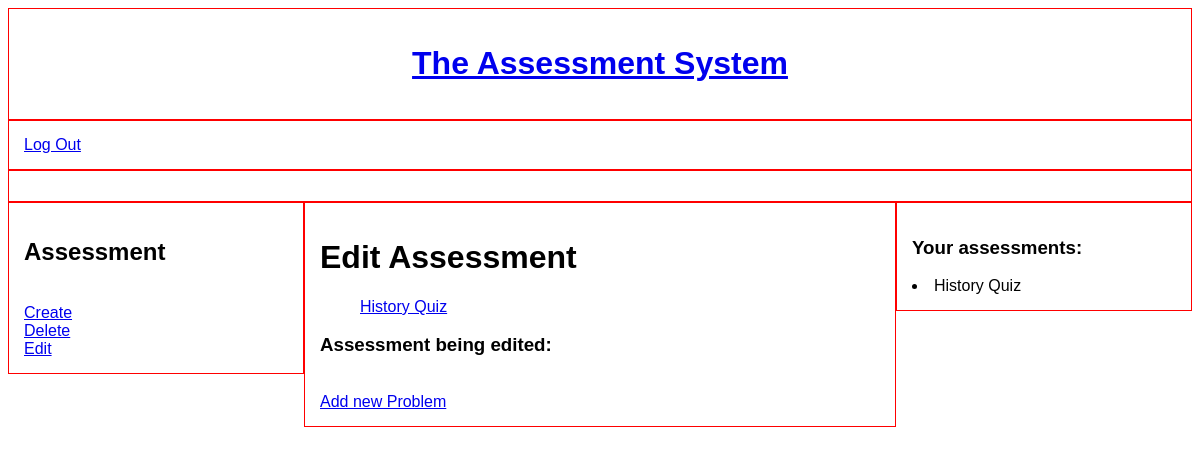
Before: /edit-assessment/edit/1/ (signed in) with the older database file.
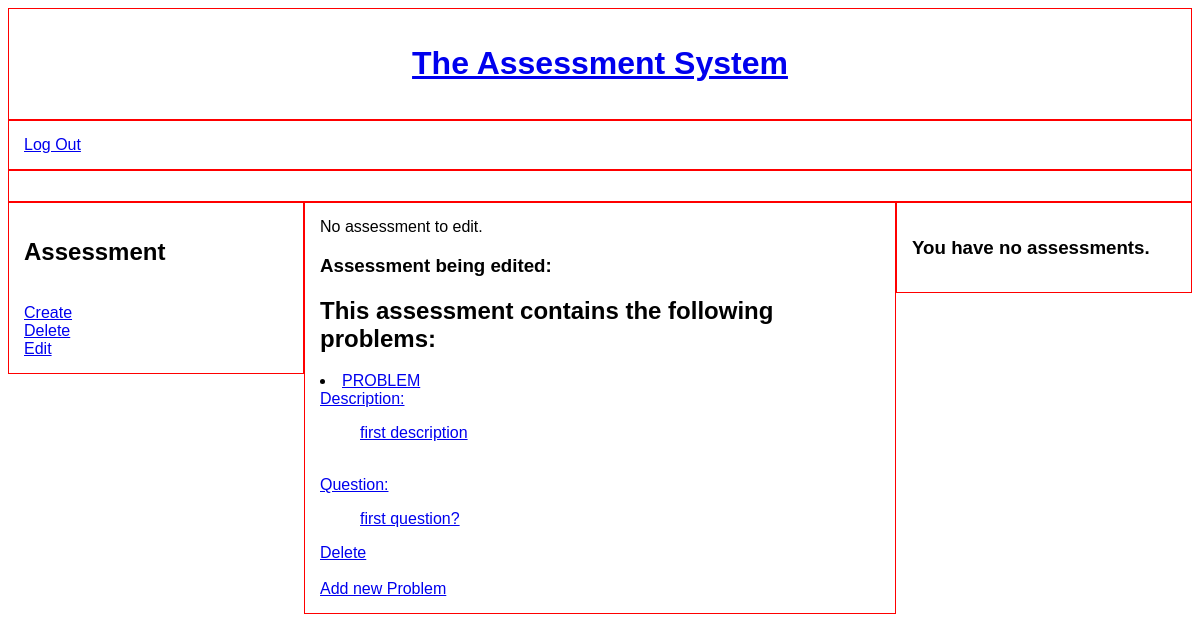
After: the same page with the newer database file.
### assessment/models.py (models this page shows)
class Assessment(models.Model):
    creator = models.ForeignKey(settings.AUTH_USER_MODEL, on_delete=models.CASCADE, editable=False)
    title = models.CharField(max_length=100, blank=True)
    def __str__(self):
        return f'{self.title}'

class Problem(models.Model):
    creator = models.ForeignKey(settings.AUTH_USER_MODEL, on_delete=models.CASCADE, editable=False)
    assessment = models.ForeignKey(Assessment, on_delete=models.CASCADE)
    description = models.TextField(blank=True)
    question = models.CharField(max_length=255, blank=False)
    is_finished = models.BooleanField(default=False)
    def __str__(self):
        return self.question

### assessment/views.py (the view)
# urls.py: path('edit-assessment/edit/', views.edit_assessment, name='edit-assessment'),
def edit(request, assessment_id):
    current_assessment = Assessment.objects.get(
        id=assessment_id
    )
    user_id = request.user.id
    current_user = User.objects.get(id=user_id)
    user_assessments = Assessment.objects.filter(creator__id=user_id).exclude(title='')
    assessment_problems = Problem.objects.filter(creator=current_user, assessment=current_assessment)
    create_problem_form = CreateProblemForm()
    create_assessment_form = CreateAssessmentForm()
    problem_with_no_answer = None
    for question in Problem.objects.filter(creator=request.user):
        print(f'THIS ARE ALL USER PROBLEMS: {question}')
        if len(Answer.objects.filter(creator=request.user, question=question)) == 0:
            problem_with_no_answer = question
            print(f'THIS IS A PROBLEM WITH NO ANSWER: {problem_with_no_answer}')
    template_name = 'edit_assessment.html'
    context = {
        'create_assessment_form': create_assessment_form,
        'create_problem_form': create_problem_form,
        'assessment_problems': assessment_problems,
        'user_assessments': user_assessments,
        'current_assessment': current_assessment,
        'problem_with_no_answer': problem_with_no_answer,
    }
    return render(request, template_name, context)

### assessment/templates/assessment/edit_assessment.html (shortened to what this page needs)
{% extends 'home.html' %}
{% block main-content-teacher %}
{% if user_assessments %}
<h1>Edit Assessment</h1>
{% for assessment in user_assessments %}
<ul><a href="{% url 'edit' assessment.id %}">{{ assessment }} </a></ul>
{% endfor %}
{% else %}
No assessment to edit.
{% endif %}
{% if current_assessment %}
<h3>Assessment being edited: </h3>
{% endif %}
{% if assessment_problems %}
<h2>This assessment contains the following problems:</h2>
{% for problem in assessment_problems %}
<li>
    <a href="{% url 'edit-problem' problem.id %}">
        PROBLEM
        <br>Description:
        <ul>{{ problem.description }}</ul>
        <br>Question:
        <ul>{{ problem }}</ul>
        <a href="{% url 'delete-problem' problem.id %}">Delete</a>
        <br>
</li>
{% endfor %}
{% endif %}
{% if current_assessment %}
<br><a href="{% url 'add-problem' current_assessment.id %}">Add new Problem</a>
{% endif %}
{% endblock %}

### core/templates/core/home.html (shortened to what this page needs)
{% extends 'base.html' %}
{% block content %}
<div class="col-12" id="logo">
    <h1><a href="{% url 'home' %}">The Assessment System</a></h1>
</div>
<div class="col-12" id="navbar">
    {% if not user.is_authenticated %}
    <a href="{% url 'login' %}">Log In</a>
    <a href="{% url 'signup' %}">Sign Up</a>
    {% else %}
    <a href="{% url 'logout' %}">Log Out</a>
    {% endif %}
</div>
<div class="col-12" id="messages">
</div>
{% if user.role == 'Teacher' %}
<div class="col-3" id="left-side-teacher">
    <h2>Assessment</h2>
    <br><a href="{% url 'create-assessment' %}" name="create-assessment">Create</a>
    <br><a href="{% url 'delete-assessment' %}" name="delete-assessment">Delete</a>
    <br><a href="{% url 'edit-assessment' %}" name="edit-assessment">Edit</a>
</div>
<div class="col-6" id="main-content-teacher">
    {% block main-content-teacher %}
    {% endblock %}
</div>
<div class="col-3" id="right-side-teacher">
    {% if user_assessments %}
    <h3>Your assessments:</h3>
    {% for assessment in user_assessments %}
    <li>{{ assessment }}</li>
    {% endfor %}
    {% else %}
    <h3>You have no assessments.</h3>
    {% endif %}
</div>
{% elif user.role == 'Student' %}
student
{% endif %}
{% endblock %}

Changed rows visible on the page:
removed Assessment: title "History Quiz"
added Problem: description "first description", question "first question?"
Other visible differences:
text no longer shown: "Edit Assessment Your assessments:"
text now shown: "No assessment to edit. This assessment contains the following problems: You have no assessments."
